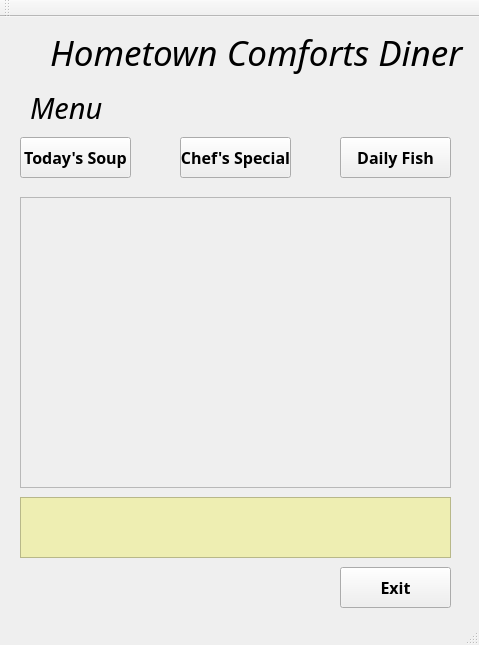
<?xml version="1.0" encoding="UTF-8"?>
<ui version="4.0">
 <class>dinermenu</class>
 <widget class="QMainWindow" name="dinermenu">
  <property name="geometry">
   <rect>
    <x>0</x>
    <y>0</y>
    <width>479</width>
    <height>645</height>
   </rect>
  </property>
  <property name="windowTitle">
   <string>dinermenu</string>
  </property>
  <widget class="QWidget" name="centralWidget">
   <widget class="QLabel" name="title">
    <property name="geometry">
     <rect>
      <x>50</x>
      <y>-10</y>
      <width>451</width>
      <height>91</height>
     </rect>
    </property>
    <property name="font">
     <font>
      <family>Harlow Solid Italic</family>
      <pointsize>26</pointsize>
      <italic>true</italic>
     </font>
    </property>
    <property name="text">
     <string>Hometown Comforts Diner</string>
    </property>
   </widget>
   <widget class="QLabel" name="menu">
    <property name="geometry">
     <rect>
      <x>30</x>
      <y>50</y>
      <width>101</width>
      <height>81</height>
     </rect>
    </property>
    <property name="font">
     <font>
      <family>Harlow Solid Italic</family>
      <pointsize>22</pointsize>
      <italic>true</italic>
     </font>
    </property>
    <property name="text">
     <string>Menu</string>
    </property>
   </widget>
   <widget class="QPushButton" name="soup">
    <property name="geometry">
     <rect>
      <x>20</x>
      <y>120</y>
      <width>111</width>
      <height>41</height>
     </rect>
    </property>
    <property name="font">
     <font>
      <family>Gill Sans MT</family>
      <pointsize>12</pointsize>
      <weight>75</weight>
      <bold>true</bold>
     </font>
    </property>
    <property name="text">
     <string>Today's Soup</string>
    </property>
   </widget>
   <widget class="QPushButton" name="chef">
    <property name="geometry">
     <rect>
      <x>180</x>
      <y>120</y>
      <width>111</width>
      <height>41</height>
     </rect>
    </property>
    <property name="font">
     <font>
      <family>Gill Sans MT</family>
      <pointsize>12</pointsize>
      <weight>75</weight>
      <bold>true</bold>
     </font>
    </property>
    <property name="text">
     <string>Chef's Special</string>
    </property>
   </widget>
   <widget class="QPushButton" name="fish">
    <property name="geometry">
     <rect>
      <x>340</x>
      <y>120</y>
      <width>111</width>
      <height>41</height>
     </rect>
    </property>
    <property name="font">
     <font>
      <family>Gill Sans MT</family>
      <pointsize>12</pointsize>
      <weight>75</weight>
      <bold>true</bold>
     </font>
    </property>
    <property name="text">
     <string>Daily Fish</string>
    </property>
   </widget>
   <widget class="QPushButton" name="exit">
    <property name="geometry">
     <rect>
      <x>340</x>
      <y>550</y>
      <width>111</width>
      <height>41</height>
     </rect>
    </property>
    <property name="font">
     <font>
      <family>Gill Sans MT</family>
      <pointsize>12</pointsize>
      <weight>75</weight>
      <bold>true</bold>
     </font>
    </property>
    <property name="text">
     <string>Exit</string>
    </property>
   </widget>
   <widget class="QLabel" name="imagePlace">
    <property name="geometry">
     <rect>
      <x>20</x>
      <y>180</y>
      <width>431</width>
      <height>291</height>
     </rect>
    </property>
    <property name="frameShape">
     <enum>QFrame::StyledPanel</enum>
    </property>
    <property name="text">
     <string/>
    </property>
   </widget>
   <widget class="QLabel" name="itemInfo">
    <property name="geometry">
     <rect>
      <x>20</x>
      <y>480</y>
      <width>431</width>
      <height>61</height>
     </rect>
    </property>
    <property name="palette">
     <palette>
      <active>
       <colorrole role="WindowText">
        <brush brushstyle="SolidPattern">
         <color alpha="255">
          <red>0</red>
          <green>0</green>
          <blue>0</blue>
         </color>
        </brush>
       </colorrole>
       <colorrole role="Button">
        <brush brushstyle="SolidPattern">
         <color alpha="255">
          <red>238</red>
          <green>238</green>
          <blue>178</blue>
         </color>
        </brush>
       </colorrole>
       <colorrole role="Light">
        <brush brushstyle="SolidPattern">
         <color alpha="255">
          <red>255</red>
          <green>255</green>
          <blue>255</blue>
         </color>
        </brush>
       </colorrole>
       <colorrole role="Midlight">
        <brush brushstyle="SolidPattern">
         <color alpha="255">
          <red>246</red>
          <green>246</green>
          <blue>216</blue>
         </color>
        </brush>
       </colorrole>
       <colorrole role="Dark">
        <brush brushstyle="SolidPattern">
         <color alpha="255">
          <red>119</red>
          <green>119</green>
          <blue>89</blue>
         </color>
        </brush>
       </colorrole>
       <colorrole role="Mid">
        <brush brushstyle="SolidPattern">
         <color alpha="255">
          <red>159</red>
          <green>159</green>
          <blue>119</blue>
         </color>
        </brush>
       </colorrole>
       <colorrole role="Text">
        <brush brushstyle="SolidPattern">
         <color alpha="255">
          <red>0</red>
          <green>0</green>
          <blue>0</blue>
         </color>
        </brush>
       </colorrole>
       <colorrole role="BrightText">
        <brush brushstyle="SolidPattern">
         <color alpha="255">
          <red>255</red>
          <green>255</green>
          <blue>255</blue>
         </color>
        </brush>
       </colorrole>
       <colorrole role="ButtonText">
        <brush brushstyle="SolidPattern">
         <color alpha="255">
          <red>0</red>
          <green>0</green>
          <blue>0</blue>
         </color>
        </brush>
       </colorrole>
       <colorrole role="Base">
        <brush brushstyle="SolidPattern">
         <color alpha="255">
          <red>225</red>
          <green>225</green>
          <blue>169</blue>
         </color>
        </brush>
       </colorrole>
       <colorrole role="Window">
        <brush brushstyle="SolidPattern">
         <color alpha="255">
          <red>238</red>
          <green>238</green>
          <blue>178</blue>
         </color>
        </brush>
       </colorrole>
       <colorrole role="Shadow">
        <brush brushstyle="SolidPattern">
         <color alpha="255">
          <red>0</red>
          <green>0</green>
          <blue>0</blue>
         </color>
        </brush>
       </colorrole>
       <colorrole role="AlternateBase">
        <brush brushstyle="SolidPattern">
         <color alpha="255">
          <red>246</red>
          <green>246</green>
          <blue>216</blue>
         </color>
        </brush>
       </colorrole>
       <colorrole role="ToolTipBase">
        <brush brushstyle="SolidPattern">
         <color alpha="255">
          <red>255</red>
          <green>255</green>
          <blue>220</blue>
         </color>
        </brush>
       </colorrole>
       <colorrole role="ToolTipText">
        <brush brushstyle="SolidPattern">
         <color alpha="255">
          <red>0</red>
          <green>0</green>
          <blue>0</blue>
         </color>
        </brush>
       </colorrole>
       <colorrole role="PlaceholderText">
        <brush brushstyle="SolidPattern">
         <color alpha="128">
          <red>0</red>
          <green>0</green>
          <blue>0</blue>
         </color>
        </brush>
       </colorrole>
      </active>
      <inactive>
       <colorrole role="WindowText">
        <brush brushstyle="SolidPattern">
         <color alpha="255">
          <red>0</red>
          <green>0</green>
          <blue>0</blue>
         </color>
        </brush>
       </colorrole>
       <colorrole role="Button">
        <brush brushstyle="SolidPattern">
         <color alpha="255">
          <red>238</red>
          <green>238</green>
          <blue>178</blue>
         </color>
        </brush>
       </colorrole>
       <colorrole role="Light">
        <brush brushstyle="SolidPattern">
         <color alpha="255">
          <red>255</red>
          <green>255</green>
          <blue>255</blue>
         </color>
        </brush>
       </colorrole>
       <colorrole role="Midlight">
        <brush brushstyle="SolidPattern">
         <color alpha="255">
          <red>246</red>
          <green>246</green>
          <blue>216</blue>
         </color>
        </brush>
       </colorrole>
       <colorrole role="Dark">
        <brush brushstyle="SolidPattern">
         <color alpha="255">
          <red>119</red>
          <green>119</green>
          <blue>89</blue>
         </color>
        </brush>
       </colorrole>
       <colorrole role="Mid">
        <brush brushstyle="SolidPattern">
         <color alpha="255">
          <red>159</red>
          <green>159</green>
          <blue>119</blue>
         </color>
        </brush>
       </colorrole>
       <colorrole role="Text">
        <brush brushstyle="SolidPattern">
         <color alpha="255">
          <red>0</red>
          <green>0</green>
          <blue>0</blue>
         </color>
        </brush>
       </colorrole>
       <colorrole role="BrightText">
        <brush brushstyle="SolidPattern">
         <color alpha="255">
          <red>255</red>
          <green>255</green>
          <blue>255</blue>
         </color>
        </brush>
       </colorrole>
       <colorrole role="ButtonText">
        <brush brushstyle="SolidPattern">
         <color alpha="255">
          <red>0</red>
          <green>0</green>
          <blue>0</blue>
         </color>
        </brush>
       </colorrole>
       <colorrole role="Base">
        <brush brushstyle="SolidPattern">
         <color alpha="255">
          <red>225</red>
          <green>225</green>
          <blue>169</blue>
         </color>
        </brush>
       </colorrole>
       <colorrole role="Window">
        <brush brushstyle="SolidPattern">
         <color alpha="255">
          <red>238</red>
          <green>238</green>
          <blue>178</blue>
         </color>
        </brush>
       </colorrole>
       <colorrole role="Shadow">
        <brush brushstyle="SolidPattern">
         <color alpha="255">
          <red>0</red>
          <green>0</green>
          <blue>0</blue>
         </color>
        </brush>
       </colorrole>
       <colorrole role="AlternateBase">
        <brush brushstyle="SolidPattern">
         <color alpha="255">
          <red>246</red>
          <green>246</green>
          <blue>216</blue>
         </color>
        </brush>
       </colorrole>
       <colorrole role="ToolTipBase">
        <brush brushstyle="SolidPattern">
         <color alpha="255">
          <red>255</red>
          <green>255</green>
          <blue>220</blue>
         </color>
        </brush>
       </colorrole>
       <colorrole role="ToolTipText">
        <brush brushstyle="SolidPattern">
         <color alpha="255">
          <red>0</red>
          <green>0</green>
          <blue>0</blue>
         </color>
        </brush>
       </colorrole>
       <colorrole role="PlaceholderText">
        <brush brushstyle="SolidPattern">
         <color alpha="128">
          <red>0</red>
          <green>0</green>
          <blue>0</blue>
         </color>
        </brush>
       </colorrole>
      </inactive>
      <disabled>
       <colorrole role="WindowText">
        <brush brushstyle="SolidPattern">
         <color alpha="255">
          <red>119</red>
          <green>119</green>
          <blue>89</blue>
         </color>
        </brush>
       </colorrole>
       <colorrole role="Button">
        <brush brushstyle="SolidPattern">
         <color alpha="255">
          <red>238</red>
          <green>238</green>
          <blue>178</blue>
         </color>
        </brush>
       </colorrole>
       <colorrole role="Light">
        <brush brushstyle="SolidPattern">
         <color alpha="255">
          <red>255</red>
          <green>255</green>
          <blue>255</blue>
         </color>
        </brush>
       </colorrole>
       <colorrole role="Midlight">
        <brush brushstyle="SolidPattern">
         <color alpha="255">
          <red>246</red>
          <green>246</green>
          <blue>216</blue>
         </color>
        </brush>
       </colorrole>
       <colorrole role="Dark">
        <brush brushstyle="SolidPattern">
         <color alpha="255">
          <red>119</red>
          <green>119</green>
          <blue>89</blue>
         </color>
        </brush>
       </colorrole>
       <colorrole role="Mid">
        <brush brushstyle="SolidPattern">
         <color alpha="255">
          <red>159</red>
          <green>159</green>
          <blue>119</blue>
         </color>
        </brush>
       </colorrole>
       <colorrole role="Text">
        <brush brushstyle="SolidPattern">
         <color alpha="255">
          <red>119</red>
          <green>119</green>
          <blue>89</blue>
         </color>
        </brush>
       </colorrole>
       <colorrole role="BrightText">
        <brush brushstyle="SolidPattern">
         <color alpha="255">
          <red>255</red>
          <green>255</green>
          <blue>255</blue>
         </color>
        </brush>
       </colorrole>
       <colorrole role="ButtonText">
        <brush brushstyle="SolidPattern">
         <color alpha="255">
          <red>119</red>
          <green>119</green>
          <blue>89</blue>
         </color>
        </brush>
       </colorrole>
       <colorrole role="Base">
        <brush brushstyle="SolidPattern">
         <color alpha="255">
          <red>238</red>
          <green>238</green>
          <blue>178</blue>
         </color>
        </brush>
       </colorrole>
       <colorrole role="Window">
        <brush brushstyle="SolidPattern">
         <color alpha="255">
          <red>238</red>
          <green>238</green>
          <blue>178</blue>
         </color>
        </brush>
       </colorrole>
       <colorrole role="Shadow">
        <brush brushstyle="SolidPattern">
         <color alpha="255">
          <red>0</red>
          <green>0</green>
          <blue>0</blue>
         </color>
        </brush>
       </colorrole>
       <colorrole role="AlternateBase">
        <brush brushstyle="SolidPattern">
         <color alpha="255">
          <red>238</red>
          <green>238</green>
          <blue>178</blue>
         </color>
        </brush>
       </colorrole>
       <colorrole role="ToolTipBase">
        <brush brushstyle="SolidPattern">
         <color alpha="255">
          <red>255</red>
          <green>255</green>
          <blue>220</blue>
         </color>
        </brush>
       </colorrole>
       <colorrole role="ToolTipText">
        <brush brushstyle="SolidPattern">
         <color alpha="255">
          <red>0</red>
          <green>0</green>
          <blue>0</blue>
         </color>
        </brush>
       </colorrole>
       <colorrole role="PlaceholderText">
        <brush brushstyle="SolidPattern">
         <color alpha="128">
          <red>0</red>
          <green>0</green>
          <blue>0</blue>
         </color>
        </brush>
       </colorrole>
      </disabled>
     </palette>
    </property>
    <property name="font">
     <font>
      <family>Gill Sans MT</family>
      <pointsize>12</pointsize>
      <weight>75</weight>
      <bold>true</bold>
     </font>
    </property>
    <property name="autoFillBackground">
     <bool>true</bool>
    </property>
    <property name="frameShape">
     <enum>QFrame::StyledPanel</enum>
    </property>
    <property name="text">
     <string/>
    </property>
   </widget>
  </widget>
  <widget class="QMenuBar" name="menuBar">
   <property name="geometry">
    <rect>
     <x>0</x>
     <y>0</y>
     <width>479</width>
     <height>21</height>
    </rect>
   </property>
  </widget>
  <widget class="QToolBar" name="mainToolBar">
   <attribute name="toolBarArea">
    <enum>TopToolBarArea</enum>
   </attribute>
   <attribute name="toolBarBreak">
    <bool>false</bool>
   </attribute>
  </widget>
  <widget class="QStatusBar" name="statusBar"/>
 </widget>
 <layoutdefault spacing="6" margin="11"/>
 <resources/>
 <connections/>
</ui>
